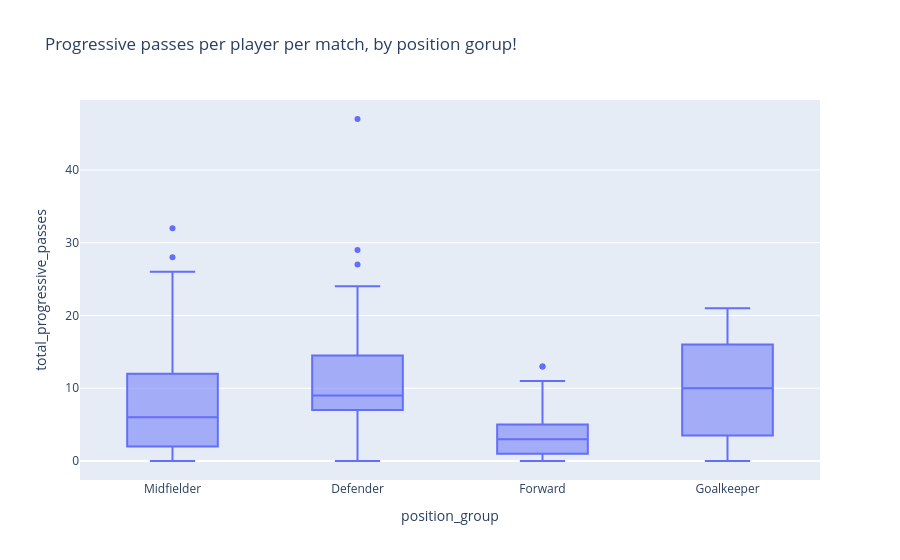

Notebook cell for this chart:
### Code cell
# Import needed libraries
import plotly.express as px

fig = px.box(
    league_df,
    x = "position_group",
    y = "total_progressive_passes",
    title = "Progressive passes per player per match, by position gorup!"
)

fig.show()

### Figure 1 — Plotly figure (JSON) as saved in the notebook; plotly's stock layout.template omitted (floating-point values rounded to 4 significant figures; data arrays with more than 128 entries replaced by an {"elided": "..."} marker saying what was removed)
{"data": [{"alignmentgroup": "True", "hovertemplate": "position_group=%{x}<br>total_progressive_passes=%{y}<extra></extra>", "legendgroup": "", "marker": {"color": "#636efa"}, "name": "", "notched": false, "offsetgroup": "", "orientation": "v", "showlegend": false, "type": "box", "x": {"elided": "275 str values"}, "x0": " ", "xaxis": "x", "y": {"elided": "275 int values"}, "y0": " ", "yaxis": "y"}], "layout": {"boxmode": "group", "legend": {"tracegroupgap": 0}, "title": {"text": "Progressive passes per player per match, by position gorup!"}, "xaxis": {"anchor": "y", "domain": [0, 1], "title": {"text": "position_group"}}, "yaxis": {"anchor": "x", "domain": [0, 1], "title": {"text": "total_progressive_passes"}}}}
